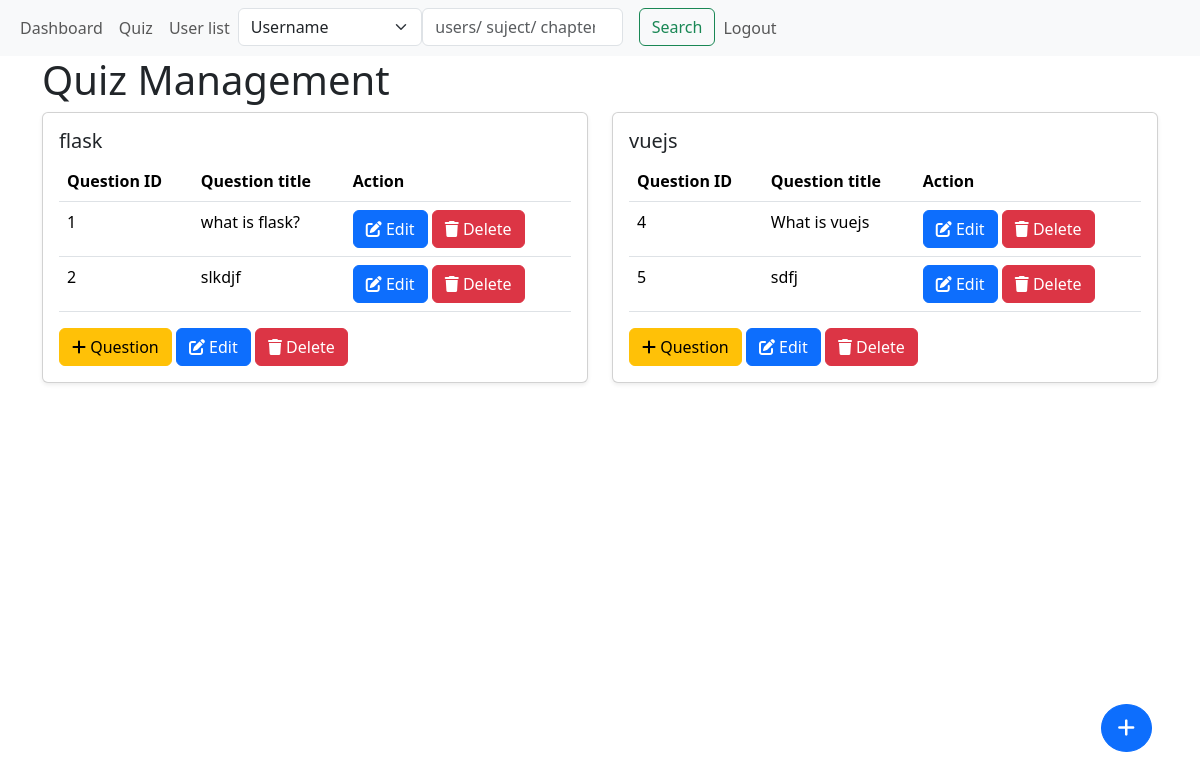
The page /admin/quiz (signed in) on the database its author committed.
### application/models.py (models this page shows)
class Quiz(db.Model):
    quiz_id = db.Column(db.Integer, primary_key=True)
    chapter_id = db.Column(db.Integer, db.ForeignKey('chapter.chapter_id'))
    date_of_quiz = db.Column(db.Date)
    time_duration = db.Column(db.Integer, nullable=False)
    remarks = db.Column(db.Text)
    scores = db.relationship('Score', backref='quiz', lazy=True, cascade='all, delete-orphan')
    questions = db.relationship('Question', backref='quiz', lazy=True, cascade='all, delete-orphan')

class Chapter(db.Model):
    chapter_id = db.Column(db.Integer, primary_key=True)
    subject_id = db.Column(db.Integer, db.ForeignKey('subject.subject_id'))
    name = db.Column(db.String(64), unique=True)
    description = db.Column(db.String(256))
    quizzes = db.relationship('Quiz', backref='chapter', lazy=True, cascade='all, delete-orphan')

class Question(db.Model):
    question_id = db.Column(db.Integer, primary_key=True)
    quiz_id = db.Column(db.Integer, db.ForeignKey('quiz.quiz_id'))
    question_statement = db.Column(db.Text, nullable=False)
    option1 = db.Column(db.Text, nullable=False)
    option2 = db.Column(db.Text, nullable=False)
    option3 = db.Column(db.Text, nullable=False)
    option4 = db.Column(db.Text, nullable=False)
    correct_option = db.Column(db.Integer, nullable=False)

### application/routes.py (the view)
@app.route("/admin/quiz")
@admin_required
def quiz():
    user = User.query.get(session["user_id"])
    quizzes = Quiz.query.all()
    return render_template("quiz/quiz.html",  user=user, quizzes=quizzes)

### application/routes.py (called while the page is built)
def admin_required(func):
    @wraps(func)
    def inner(*args, **kwargs):
        if not "user_id" in session:
            flash("Please sign in first.")
            return redirect(url_for("signin"))
        user = User.query.get(session["user_id"])
        if not user.is_admin:
            flash("You are not authorised to access this page.")
            return redirect(url_for("user"))
        return func(*args, **kwargs)
    return inner

### templates/quiz/quiz.html (shortened to what this page needs)
{% extends 'layout.html' %}
{% block content %}
<h1>Quiz Management</h1>
<a href="{{ url_for('add_quiz') }}" class="btn btn-primary btn-lg rounded-circle position-fixed bottom-0 end-0 m-5">
    <i class="fa-solid fa-plus"></i>
</a>
<div class="row row-cols-1 row-cols-md-2 row-cols-lg-2 g-4">
    {% for quiz in quizzes %}
    <div class="col">
        <div class="card h-100 shadow-sm">
            <div class="card-body">
                <h5 class="card-title">{{ quiz.chapter.name }}</h5>
                <table class="table">
                    <thead>
                        <tr>
                            <th>Question ID</th>
                            <th>Question title</th>
                            <th>Action</th>
                        </tr>
                    </thead>
                    <tbody>
                        {% for question in quiz.questions %}
                        <tr>
                            <td>{{ question.question_id }}</td>
                            <td>{{ question.question_statement}}</td>
                            <td>
                                <a href="{{ url_for('edit_question', question_id=question.question_id, quiz_id=quiz.quiz_id)}}"
                                    class="btn btn-primary">
                                    <i class="fa-solid fa-pen-to-square"></i> Edit </a>
                                <a href="{{ url_for('delete_question', question_id=question.question_id, quiz_id=quiz.quiz_id)}}"
                                    class="btn btn-danger"><i class="fa-solid fa-trash"></i> Delete</a>
                            </td>
                        </tr>
                        {% endfor %}
                    </tbody>
                </table>
                <a href="{{ url_for('add_question', quiz_id=quiz.quiz_id) }}" class="btn btn-warning"> <i
                        class="fa-solid fa-plus"></i>
                    Question</a>
                <a href="{{ url_for('edit_quiz', quiz_id=quiz.quiz_id) }}" class="btn btn-primary">
                    <i class="fa-solid fa-pen-to-square"></i> Edit </a>
                <a href="{{ url_for('delete_quiz', quiz_id=quiz.quiz_id) }}" class="btn btn-danger"><i
                        class="fa-solid fa-trash"></i> Delete</a>
            </div>
        </div>
    </div>
{% endfor %}
{% endblock %}

### rows shown on the page
Quiz: chapter.name "flask"
Question: question_id "1", question_statement "what is flask?"
Question: question_id "2", question_statement "slkdjf"
Quiz: chapter.name "vuejs"
Question: question_id "4", question_statement "What is vuejs"
Question: question_id "5", question_statement "sdfj"
